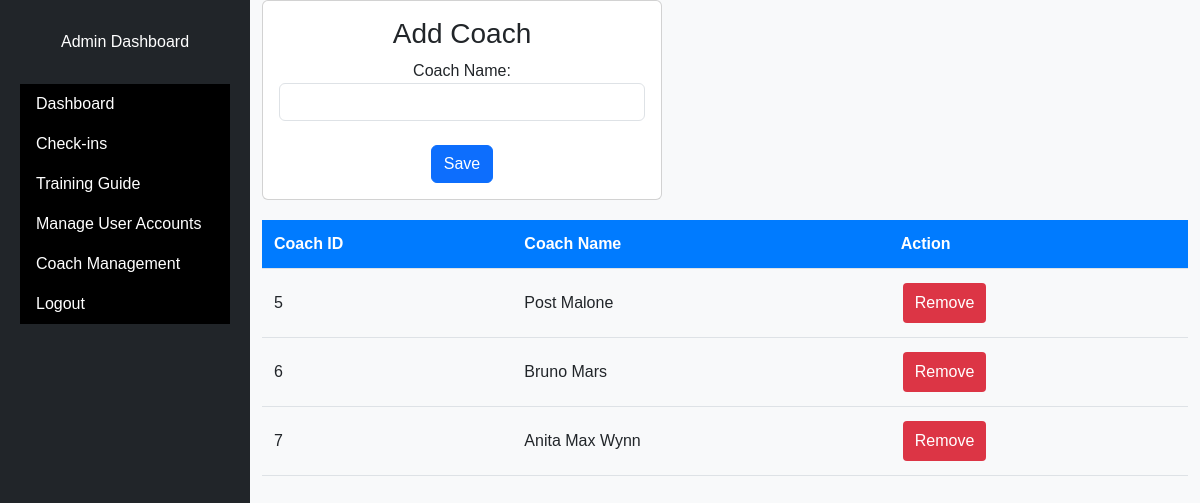
Page /User/coach_management.php (signed in) on the committed database.
### tables this page shows
CREATE TABLE `coach` (
  `coach_id` int(11) NOT NULL,
  `coach_name` varchar(255) NOT NULL
);

### User/coach_management.php (the view, shortened to what this page needs)
<!DOCTYPE html>
<html lang="en">
<head>
    <link href="https://cdn.jsdelivr.net/npm/bootstrap@5.3.2/dist/css/bootstrap.min.css" rel="stylesheet">
    <link rel="stylesheet" href="https://maxcdn.bootstrapcdn.com/font-awesome/4.5.0/css/font-awesome.min.css">
    <link rel="stylesheet" type="text/css" href="https://cdn.datatables.net/1.11.5/css/jquery.dataTables.css">
    <link rel="stylesheet" type="text/css" href="ADMINstyles.css">
</head>
<body>
    <?php
    if (isset($_SESSION['username'])) {
    ?>
    <div id="wrapper" class="d-flex">
        <div class="bg-dark" id="sidebar-wrapper">
            <div class="sidebar-heading">Admin Dashboard</div>
            <div class="list-group">
                <a href="admin.php" class="list-group-item list-group-item-action">Dashboard</a>
                <a href="show_list_checkin.php" class="list-group-item list-group-item-action">Check-ins</a>
                <a href="training_guide.php" class="list-group-item list-group-item-action">Training Guide</a>
                <a href="manage_accounts.php" class="list-group-item list-group-item-action">Manage User Accounts</a>
                <a href="coach_management.php" class="list-group-item list-group-item-action">Coach Management</a>
                <a href="logout.php" class="list-group-item list-group-item-action">Logout</a>
            </div>
        </div>
        <div id="page-content-wrapper" class="d-flex flex-column">
            <div class="container-fluid">
                <div class="card text-center" style="width: 400px;">
                    <div class="card-body">
                        <h3 class="card-title">Add Coach</h3>
                        <form action="" method="post">
                            <label for="coach_name">Coach Name: </label>
                            <input type="text" name="coach_name" id="coach_name" class="form-control" required><br>
                            <button type="submit" name="btn_coach" class="btn btn-primary">Save</button>
                        </form>
                    </div>
                </div>
                <table id="userTable">
                    <thead>
                        <tr>
                            <th>Coach ID</th>
                            <th>Coach Name</th>
                            <th>Action</th>
                        </tr>
                    </thead>
                    <tbody>
                        <?php
                        include('db_conn.php');
                        $sql = "SELECT * FROM coach";
                        $result = $conn->query($sql);
                        if ($result->num_rows > 0) {
                            while ($row = $result->fetch_assoc()) {
                                echo "<tr>";
                                echo "<td>" . $row['coach_id'] . "</td>";
                                echo "<td>" . $row['coach_name'] . "</td>";
                                echo "<td>";
                                echo "<button class='delete-btn' data-id='" . $row['coach_id'] . "'>Remove</button>";
                                echo "</td>";
                                echo "</tr>";
                            }
                        } else {
                            echo "<tr><td colspan='10'>No records found</td></tr>";
                        }
                        ?>
                    </tbody>
                </table>
            </div>
        </div>
    </div>
    <?php
    } else {
        echo "You need to log in";
        header('Refresh:2; URL=index.html');
    }
    ?>

### User/ADMINstyles.css (style rules this page uses)
body, html { font-family: 'Arial', sans-serif; background-color: #f8f9fa; margin: 0; padding: 0; height: 100%; }
#userTable { width: 100%; margin-top: 20px; border-collapse: collapse; }
#userTable th, #userTable td { padding: 12px; text-align: left; border-bottom: 1px solid #dee2e6; }
#userTable th { background-color: #007bff; color: #fff; }
.edit-btn, .delete-btn { padding: 8px 12px; margin: 2px; cursor: pointer; background-color: #28a745; color: #fff; border: none; border-radius: 4px; }
.delete-btn { background-color: #dc3545; }

### User/coach_management.php (style rules this page uses)
body { overflow-x: hidden; }
#wrapper { display: flex; }
#sidebar-wrapper { position: fixed; width: 250px; height: 100%; background: #000; overflow-y: auto; transition: all 0.5s ease; padding-top: 20px; }
#sidebar-wrapper .sidebar-heading { padding: 10px; color: white; text-align: center; }
#sidebar-wrapper .list-group { padding: 20px; }
#sidebar-wrapper .list-group-item { border: none; background: #000; color: #fff; border-radius: 0; transition: all 0.3s ease; }
#page-content-wrapper { flex: 1; padding-left: 250px; display: flex; justify-content: center; align-items: center; flex-direction: column; }

### rows in the picture
coach: coach_id "5", coach_name "Post Malone"
coach: coach_id "6", coach_name "Bruno Mars"
coach: coach_id "7", coach_name "Anita Max Wynn"
